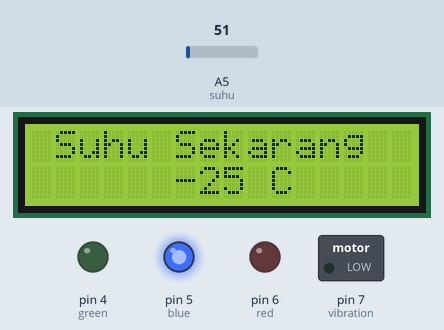
Recording of a sketch running on a simulated Arduino Uno, built with avr-gcc and run on an emulated ATmega328P. Shown: 16×2 character LCD, switched loads named in the sketch (green lamp = pin HIGH), output pins drawn as LEDs (lit = HIGH). The inputs (shaded band) are chosen by the test bench; at power-on: A5 (suhu) = 51.

Above: at 1.7 s.
1.8 s: A5 (suhu) set to 130
At 2.1 s:
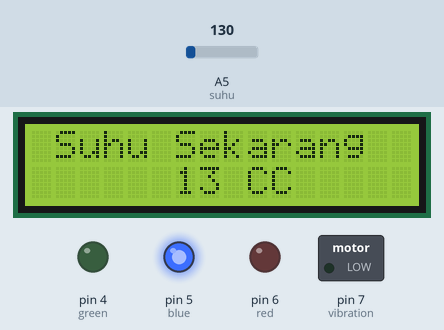
3.3 s: A5 (suhu) set to 160
At 4.4 s:
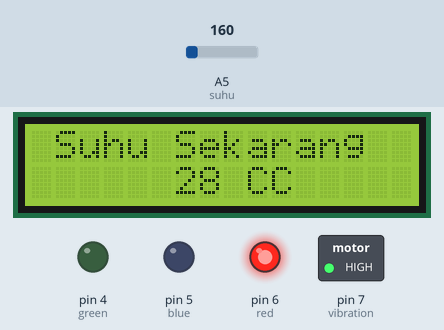
4.8 s: A5 (suhu) set to 112
At 5.5 s:
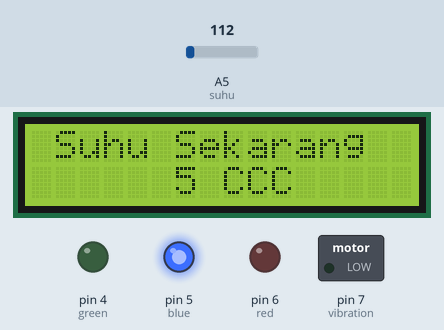
Timing chart, 0 to 7.8 s (numbered marks = the images above; inputs shaded):
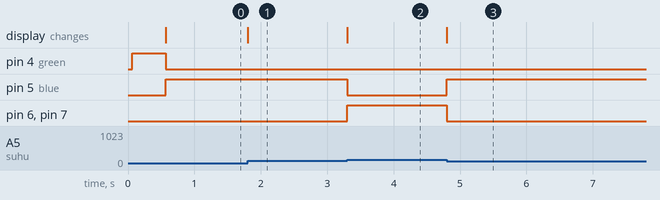

The sketch:

vibrationMotor.ino
```cpp
#include<LiquidCrystal.h>
LiquidCrystal lcd (8,9,10,11,12,13);

const int red= 6;
const int green=4;
const int blue =5;

const int suhu= A5;
const int vibration =7;

int baselineTemp =0;
int celcius = 0;


void setup()
{
  lcd.begin(16,2);
  pinMode(suhu,INPUT);
  pinMode(vibration, OUTPUT);

  pinMode(red, OUTPUT);
  pinMode(green, OUTPUT);
  pinMode(blue, OUTPUT);


  digitalWrite(green, HIGH);
  delay(500);
}

void loop(){
 baselineTemp=40;
  celcius = map(((analogRead(suhu)-20)*3.04), 0, 1023, -40, 125);

  lcd.setCursor(1,0);
  lcd.print("Suhu Sekarang");

  lcd.setCursor(6,1);
  lcd.print(celcius);
  lcd.print(" C");

 if(celcius>20){
    digitalWrite(vibration,HIGH);

    digitalWrite(red, HIGH);
    digitalWrite(blue, LOW);
    digitalWrite(green, LOW);


 }else{
    digitalWrite(blue, HIGH);
    digitalWrite(red, LOW);
    digitalWrite(green, LOW);

   digitalWrite(vibration, LOW);
  }
}
```

Measured:
- the behaviour switches between 144 and 145 on A5 (suhu) (found by bisection; images 1 and 2)
- after the input at 1.8 s, the display: changes at once (image 1)
- after the input at 3.3 s, pin 5 (blue): HIGH → LOW at once; pin 6 (red), pin 7 (vibration): LOW → HIGH at once; the display: changes at once (image 2)
- after the input at 4.8 s, pin 5 (blue): LOW → HIGH at once; pin 6 (red), pin 7 (vibration): HIGH → LOW at once; the display: changes at once (image 3)
